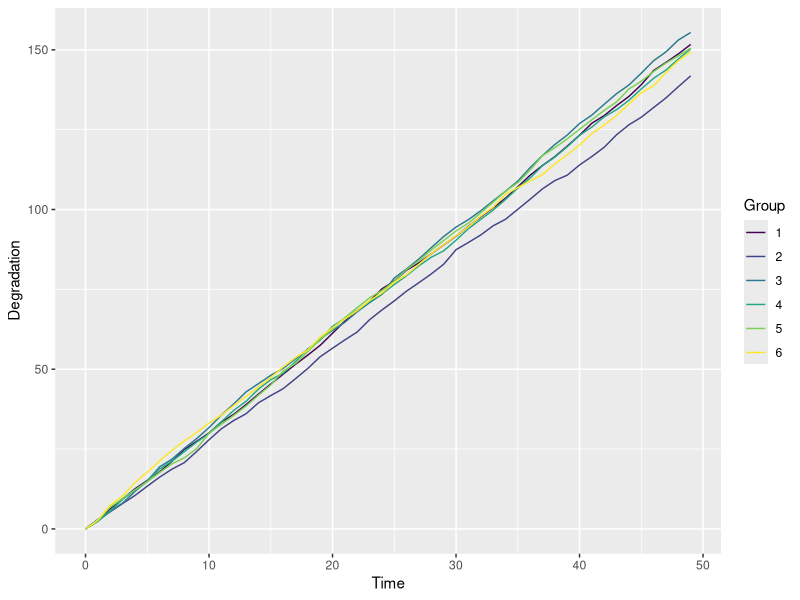
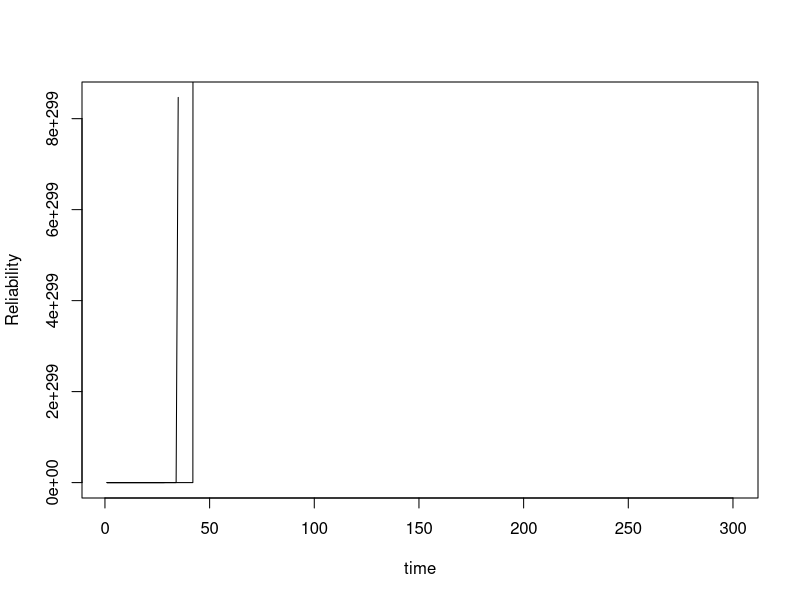
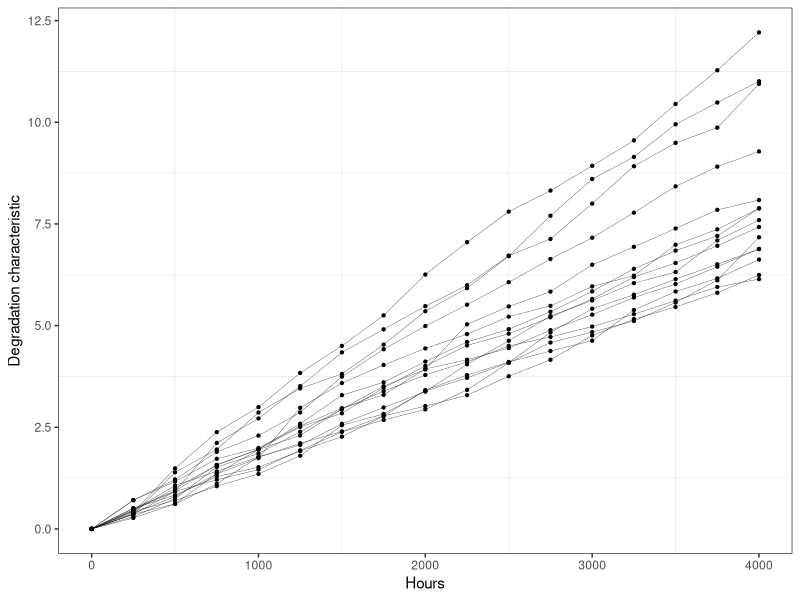

These figures' R source, in order:
## ---- chunk 1
knitr::opts_chunk$set(warning = FALSE, message = FALSE)
## ---- chunk 2
library(ggplot2)
library(tidyverse)
library(viridis)
library(statmod)
## ---- chunk 3
# 数据模拟产生
sim_dat = function(group = 6, t = 1:200, para = c(1,0.1)){
  # para 指 eta,lambda  根据上面的公式（Lambda = eta * t）
  # epoch 指测量次数， group 指组数
  delta_t = diff(t)
  epoch = length(delta_t)
  dat = matrix(NA,epoch,group+1)
  dat[,1] = seq(1,epoch)
  dat_unit = numeric()
  for(i in 1:group){
    for(j in 1:epoch) dat_unit[j] = rinvgauss(1, mean=para[1]*delta_t[j], shape=(para[1]*delta_t[j])^2*para[2]) # shape = 1/ dispersion, 我们这是shape
    dat[,i+1] = cumsum(dat_unit)
  }
  dat = data.frame(dat)
  dat1 = rbind(rep(0,group+1),dat) # 加入初始值绘制点
  colnames(dat1) = c("Time",paste(1:group,sep=''))
  return(dat1)
}
## ---- chunk 4
# 绘制退化路径图
plot_path = function(data = dat1){
    # 画图
  p = data %>% pivot_longer(paste(1:group), 
                       names_to = "Group", 
                       values_to = "y") %>% 
    ggplot(aes(Time,y,color = Group)) + 
    geom_line() + 
    scale_color_viridis(discrete = T) + 
    ylab("Degradation") #+
    #theme_bw() +
    #theme(panel.grid = element_blank())
  print(p)
}
## ---- chunk 5
group = 6
t = 1:50
para = c(3,9) #eta,lambda
dat = sim_dat(group = group, t = t, para = para)
knitr::kable(head(dat))
plot_path(dat)
## ---- chunk 6
cumsub = function(x){
  #完成逐个相减功能，类似cumsum
  re = numeric()
  re[1] = x[1]
  for(i in 2:length(x)){
    re[i] = x[i] - x[i-1]
  }
  return(re)
}
## ---- chunk 7
IG_mle = function(par = c(1,1),data = dat){
  # 输入：eta,lambda，数据
  # 输出：负对数似然函数
  mu = par[1]; sigma = par[2]
  group = ncol(data) - 1;time = data[,1];y = data[-1,-1]
  # 差分得到delta_time和delta_y
  delta_time = matrix(rep(diff(time),group),length(diff(time)),group)
  delta_y = matrix(NA,nrow(delta_time),group)
  for(i in 1:group) delta_y[,i] = cumsub(y[,i])

  logl = nrow(delta_time)*group * (1/2 * log(par[2]) + log(par[1])) + sum(log(delta_time) - 1/2 * log(2*pi*delta_y^3) - (par[2]*(delta_y - par[1]*delta_time)^2)/(2*delta_time),na.rm =T)

  return(-logl)
}

mle_re = optim(par=c(1,0.5), fn = IG_mle, 
      data = dat, method = "BFGS", hessian = TRUE)
# mle_re
mle_par = mle_re$par
# 区间估计
mle_up = mle_re$par + sqrt(diag(solve(mle_re$hessian)))*qnorm(0.975)
mle_low = mle_re$par - sqrt(diag(solve(mle_re$hessian)))*qnorm(0.975) #hessian 和协方差矩阵存在逆的关系：https://blog.csdn.net/anruoxi3236/article/details/102005217
mle_summary = round(cbind(mle_low,mle_re$par,mle_up,para),3)
colnames(mle_summary) = c("low","mean","up","true")
knitr::kable(mle_summary) 
## ---- chunk 8
## 可靠度计算
IG_R = function(t = 10, threshold = 6, par = mle_par){
  R = 1 - pnorm(sqrt(par[2]/threshold)*(par[1]*t - threshold)) +
    exp(2*par[2]*par[1]*t)*pnorm(-sqrt(par[2]/threshold *(par[1]*t + threshold)))
  return(R)
}
# 给个简单例子
IG_R(t = 100, threshold = 150,par = mle_par)
# 绘制带区间估计的可靠度函数（需要优化为 ggplot 绘制）
plot(IG_R(t = 1:300, threshold = 150,par = mle_par),type = "l",ylab = 'Reliability',xlab = "time")
lines(IG_R(t = 1:300, threshold = 1500,par = mle_up))
lines(IG_R(t = 1:300, threshold = 1500,par = mle_low))
## ---- chunk 9
Laser_dat = read.csv("dataset/GaAsLaser.csv")
knitr::kable(head(Laser_dat))
Laser_dat$Unit = as.factor(Laser_dat$Unit)
## ---- chunk 10
Laser_dat %>% ggplot(aes(Hours,Value,fill = Unit)) +
  geom_line(size = 0.1) + 
  geom_point(size = 0.8) + 
  theme_bw() +
  theme(panel.grid.major = element_blank()) +
  # scale_color_viridis(discrete = T) + 
  theme(legend.position = 'none') +
  labs(x = "Hours", y = "Degradation characteristic")
